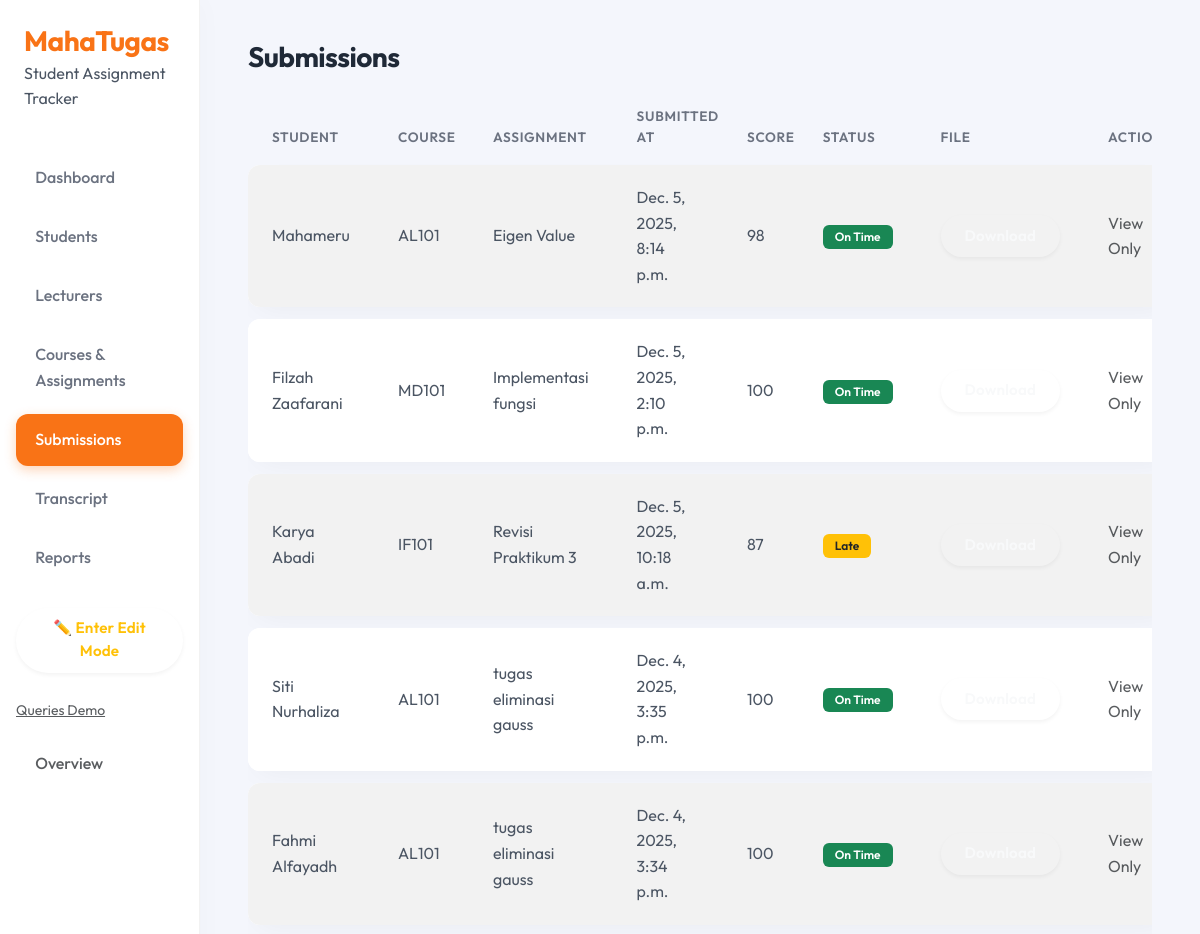
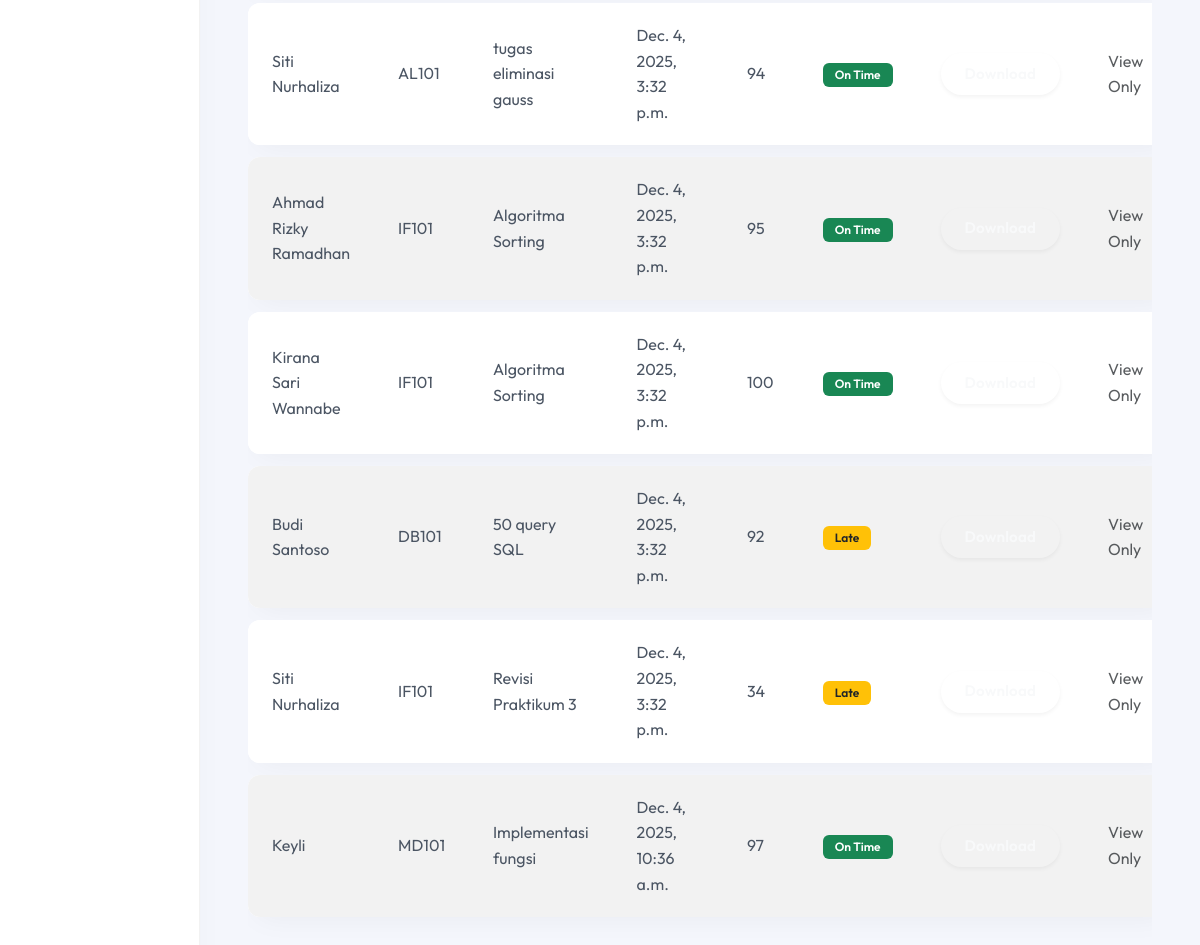
The app's page /submissions/ with its own data (2 pictures, top to bottom).
### tracker/models.py (models this page shows, shortened)
class Submission(models.Model):
    submission_id = models.AutoField(primary_key=True)
    assignment = models.ForeignKey(
        Assignment,
        on_delete=models.CASCADE,
        related_name='submissions'
    )
    student = models.ForeignKey(
        Student,
        on_delete=models.CASCADE,
        related_name='submissions'
    )
    submitted_at = models.DateTimeField(default=timezone.now)
    file_path = models.FileField(upload_to='submissions/')
    score = models.IntegerField(blank=True, null=True)
    remark = models.TextField(blank=True, null=True)
    @property
    def status(self):
        if self.submitted_at and self.assignment.due_date:
            if self.submitted_at > self.assignment.due_date:
                return "Late"
            else:
                return "On Time"
        return "-"

class Student(models.Model):
    def generate_nrp():
        last_student = Student.objects.order_by("-student_id").first()
        if last_student and last_student.nrp.isdigit():
            new_nrp = int(last_student.nrp) + 1
        else:
            new_nrp = 1  # kalau belum ada student
        return f"{new_nrp:03d}"  # format 3 digit, misal 001
    student_id = models.AutoField(primary_key=True)
    nrp = models.CharField(
    max_length=20,
    unique=True,
    default=generate_nrp,
    )
    name = models.CharField(max_length=150)
    email = models.EmailField(max_length=150, blank=True, null=True)
    photo_file = models.CharField(max_length=255, blank=True, null=True)  # path avatar

class Assignment(models.Model):
    assignment_id = models.AutoField(primary_key=True)
    course = models.ForeignKey(
        Course,
        on_delete=models.CASCADE,
        related_name='assignments'
    )
    title = models.CharField(max_length=200)
    description = models.TextField(blank=True, null=True)
    due_date = models.DateTimeField()
    max_score = models.IntegerField(default=100)

class Course(models.Model):
    course_id = models.AutoField(primary_key=True)
    course_code = models.CharField(max_length=20)
    course_name = models.CharField(max_length=200)
    semester = models.IntegerField()
    lecturer = models.ForeignKey(
        Lecturer,
        on_delete=models.CASCADE,
        related_name='courses'
    )

### tracker/views.py (the view)
# urls.py: path('submissions/', views.submissions_list, name='submissions_list'),
def submissions_list(request):
    submissions = Submission.objects.select_related(
        "student", "assignment", "assignment__course"
    ).order_by("-submitted_at")
    return render(request, "tracker/submissions_list.html", {
        "submissions": submissions
    })

### tracker/templates/tracker/submissions_list.html (shortened to what this page needs)
{% extends 'tracker/base.html' %}
{% block content %}
<h3>Submissions</h3>
<div class="table-responsive mt-3">
    <table class="table table-striped table-sm align-middle">
        <thead>
            <tr>
                <th>Student</th>
                <th>Course</th>
                <th>Assignment</th>
                <th>Submitted At</th>
                <th>Score</th>
                <th>Status</th>
                <th>File</th>
                <th>Actions</th>
            </tr>
        </thead>
        <tbody>
            {% for s in submissions %}
            <tr>
                <td>{{ s.student.name }}</td>
                <td>{{ s.assignment.course.course_code }}</td>
                <td>{{ s.assignment.title }}</td>
                <td>{{ s.submitted_at }}</td>
                <td>{{ s.score|default:"-" }}</td>
                <td>
                    {% if s.status == 'Late' %}
                    <span class="badge bg-warning text-dark">{{ s.status }}</span>
                    {% elif s.status == 'On Time' %}
                    <span class="badge bg-success">{{ s.status }}</span>
                    {% else %}
                    <span class="badge bg-secondary">{{ s.status }}</span>
                    {% endif %}
                </td>
                <td>
                    {% if s.file_path %}
                    <a href="{{ s.file_path.url }}" class="btn btn-sm btn-outline-light" target="_blank">
                    </a>
                    {% else %}
                    -
                    {% endif %}
                </td>
                <td>
                    {% if request.session.edit_mode %}
                    <a href="{% url 'submission_edit' s.submission_id %}" class="btn btn-primary btn-sm">
                        Edit
                    </a>
                    <a href="{% url 'submission_delete' s.submission_id %}" class="btn btn-danger btn-sm">
                        Delete
                    </a>
                    {% else %}
                    <span class="text-muted">View Only</span>
                    {% endif %}
                </td>
            </tr>
            {% empty %}
            <tr>
                <td colspan="8" class="text-center text-muted">Belum ada submission.</td>
            </tr>
            {% endfor %}
        </tbody>
    </table>
</div>
{% endblock %}

### static/tracker/css/comfy.css (style rules this page uses)
:root { --bg-color: #f4f6fc; --surface-color: #ffffff; --text-primary: #4b5563; --text-secondary: #6b7280; --accent-color: #f97316; --accent-hover: #ea580c; --success-soft: #d1fae5; --success-text: #065f46; --warning-soft: #fef3c7; --warning-text: #92400e; --radius-lg: 20px; --radius-md: 12px; --shadow-soft: 0 10px 30px -10px rgba(0, 0, 0, 0.05); --shadow-hover: 0 20px 40px -10px rgba(0, 0, 0, 0.1); --transition-fast: all 0.2s cubic-bezier(0.4, 0, 0.2, 1); --animation-fade-up: fadeInUp 0.5s ease-out forwards; }
body { background-color: var(--bg-color); color: var(--text-primary); font-family: 'Outfit', sans-serif; line-height: 1.6; }
h1, h2, h3, h4, h5, h6 { color: #1f2937; font-weight: 700; letter-spacing: -0.02em; margin-bottom: 1rem; }
.btn { border-radius: 50px; padding: 0.6rem 1.5rem; font-weight: 600; font-size: 0.95rem; letter-spacing: 0.01em; transition: var(--transition-fast); border: none; box-shadow: 0 2px 4px rgba(0, 0, 0, 0.05); }
.table { border-collapse: separate; border-spacing: 0 0.8rem; background: transparent; }
.table thead th { background: transparent; color: var(--text-secondary); font-weight: 600; font-size: 0.85rem; text-transform: uppercase; letter-spacing: 0.05em; border: none; padding-left: 1.5rem; }
.table tbody tr { background: var(--surface-color); box-shadow: var(--shadow-soft); border-radius: var(--radius-md); transition: var(--transition-fast); }
.table td { border: none; padding: 1.25rem 1.5rem; vertical-align: middle; color: var(--text-primary); }
.table td:first-child { border-top-left-radius: var(--radius-md); border-bottom-left-radius: var(--radius-md); }
.table td:last-child { border-top-right-radius: var(--radius-md); border-bottom-right-radius: var(--radius-md); }
.badge { padding: 0.5em 1em; border-radius: 6px; font-weight: 600; font-size: 0.75rem; }

### records on screen
Submission: student.name "Mahameru", assignment.course.course_code "AL101", assignment "Eigen Value", submitted_at "Dec. 5, 2025, 8:14 p.m.", score "98", status "On Time"
Submission: student.name "Filzah Zaafarani", assignment.course.course_code "MD101", assignment "Implementasi fungsi", submitted_at "Dec. 5, 2025, 2:10 p.m.", score "100", status "On Time"
Submission: student.name "Karya Abadi", assignment.course.course_code "IF101", assignment "Revisi Praktikum 3", submitted_at "Dec. 5, 2025, 10:18 a.m.", score "87", status "Late"
Submission: student.name "Siti Nurhaliza", assignment.course.course_code "AL101", assignment "tugas eliminasi gauss", submitted_at "Dec. 4, 2025, 3:35 p.m.", score "100", status "On Time"
Submission: student.name "Fahmi Alfayadh", assignment.course.course_code "AL101", assignment "tugas eliminasi gauss", submitted_at "Dec. 4, 2025, 3:34 p.m.", score "100", status "On Time"
Submission: student.name "Siti Nurhaliza", assignment.course.course_code "AL101", assignment "tugas eliminasi gauss", submitted_at "Dec. 4, 2025, 3:32 p.m.", score "94", status "On Time"
Submission: student.name "Ahmad Rizky Ramadhan", assignment.course.course_code "IF101", assignment "Algoritma Sorting", submitted_at "Dec. 4, 2025, 3:32 p.m.", score "95", status "On Time"
Submission: student.name "Kirana Sari Wannabe", assignment.course.course_code "IF101", assignment "Algoritma Sorting", submitted_at "Dec. 4, 2025, 3:32 p.m.", score "100", status "On Time"
Submission: student.name "Budi Santoso", assignment.course.course_code "DB101", assignment "50 query SQL", submitted_at "Dec. 4, 2025, 3:32 p.m.", score "92", status "Late"
Submission: student.name "Siti Nurhaliza", assignment.course.course_code "IF101", assignment "Revisi Praktikum 3", submitted_at "Dec. 4, 2025, 3:32 p.m.", score "34", status "Late"
Submission: student.name "Keyli", assignment.course.course_code "MD101", assignment "Implementasi fungsi", submitted_at "Dec. 4, 2025, 10:36 a.m.", score "97", status "On Time"
